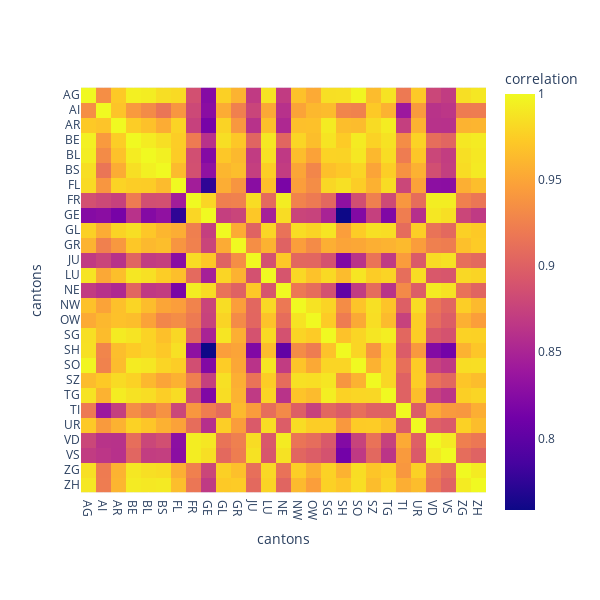

This figure's notebook cell:
### Code cell
fig = px.imshow(cm,
          labels=dict(x="cantons", y="cantons", color="correlation"),
          x=inc_canton.columns,
          y=inc_canton.columns,
          # title='Cross-correlation Matrix'
         )
fig.update_layout(width=600,height=600)
fig.write_image('plots/Cross-corr_matrix.png', scale=3)
fig.show()

### Figure 1 — Plotly figure (JSON) as saved in the notebook; plotly's stock layout.template omitted (floating-point values rounded to 4 significant figures; data arrays with more than 128 entries replaced by an {"elided": "..."} marker saying what was removed)
{"data": [{"coloraxis": "coloraxis", "hovertemplate": "cantons: %{x}<br>cantons: %{y}<br>correlation: %{z}<extra></extra>", "name": "0", "type": "heatmap", "x": ["AG", "AI", "AR", "BE", "BL", "BS", "FL", "FR", "GE", "GL", "GR", "JU", "LU", "NE", "NW", "OW", "SG", "SH", "SO", "SZ", "TG", "TI", "UR", "VD", "VS", "ZG", "ZH"], "xaxis": "x", "y": ["AG", "AI", "AR", "BE", "BL", "BS", "FL", "FR", "GE", "GL", "GR", "JU", "LU", "NE", "NW", "OW", "SG", "SH", "SO", "SZ", "TG", "TI", "UR", "VD", "VS", "ZG", "ZH"], "yaxis": "y", "z": {"elided": "27x27 float values"}}], "layout": {"coloraxis": {"colorbar": {"title": {"text": "correlation"}}, "colorscale": [[0, "#0d0887"], [0.1111, "#46039f"], [0.2222, "#7201a8"], [0.3333, "#9c179e"], [0.4444, "#bd3786"], [0.5556, "#d8576b"], [0.6667, "#ed7953"], [0.7778, "#fb9f3a"], [0.8889, "#fdca26"], [1, "#f0f921"]]}, "height": 600, "margin": {"t": 60}, "width": 600, "xaxis": {"anchor": "y", "autorange": true, "constrain": "domain", "domain": [0, 1], "range": [-0.5, 26.5], "scaleanchor": "y", "title": {"text": "cantons"}, "type": "category"}, "yaxis": {"anchor": "x", "autorange": true, "constrain": "domain", "domain": [0.05978, 0.9402], "range": [26.5, -0.5], "title": {"text": "cantons"}, "type": "category"}}}
